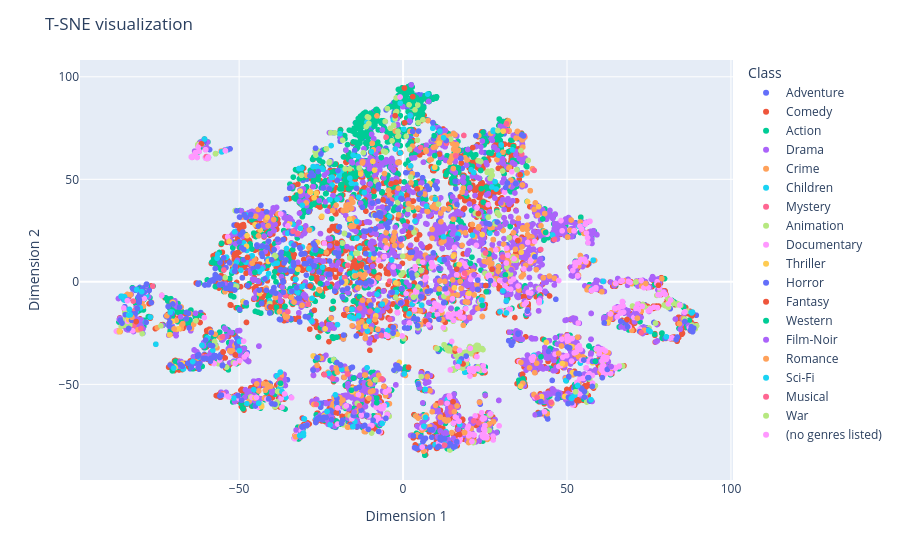

The cell this chart's notebook holds for it:
### Code cell
fig = px.scatter(df_tsne, x = 'Dim1', y= 'Dim2', color= 'Class')
fig.update_layout(
    title="T-SNE visualization",
    xaxis_title="Dimension 1",
    yaxis_title="Dimension 2",
)
fig.show()

### Figure 1 — Plotly figure (JSON) as saved in the notebook; plotly's stock layout.template omitted (floating-point values rounded to 4 significant figures; data arrays with more than 128 entries replaced by an {"elided": "..."} marker saying what was removed)
{"data": [{"hovertemplate": "Class=Adventure<br>Dim1=%{x}<br>Dim2=%{y}<extra></extra>", "legendgroup": "Adventure", "marker": {"color": "#636efa", "symbol": "circle"}, "mode": "markers", "name": "Adventure", "showlegend": true, "type": "scattergl", "x": {"elided": "653 float values"}, "xaxis": "x", "y": {"elided": "653 float values"}, "yaxis": "y"}, {"hovertemplate": "Class=Comedy<br>Dim1=%{x}<br>Dim2=%{y}<extra></extra>", "legendgroup": "Comedy", "marker": {"color": "#EF553B", "symbol": "circle"}, "mode": "markers", "name": "Comedy", "showlegend": true, "type": "scattergl", "x": {"elided": "2779 float values"}, "xaxis": "x", "y": {"elided": "2779 float values"}, "yaxis": "y"}, {"hovertemplate": "Class=Action<br>Dim1=%{x}<br>Dim2=%{y}<extra></extra>", "legendgroup": "Action", "marker": {"color": "#00cc96", "symbol": "circle"}, "mode": "markers", "name": "Action", "showlegend": true, "type": "scattergl", "x": {"elided": "1828 float values"}, "xaxis": "x", "y": {"elided": "1828 float values"}, "yaxis": "y"}, {"hovertemplate": "Class=Drama<br>Dim1=%{x}<br>Dim2=%{y}<extra></extra>", "legendgroup": "Drama", "marker": {"color": "#ab63fa", "symbol": "circle"}, "mode": "markers", "name": "Drama", "showlegend": true, "type": "scattergl", "x": {"elided": "2226 float values"}, "xaxis": "x", "y": {"elided": "2226 float values"}, "yaxis": "y"}, {"hovertemplate": "Class=Crime<br>Dim1=%{x}<br>Dim2=%{y}<extra></extra>", "legendgroup": "Crime", "marker": {"color": "#FFA15A", "symbol": "circle"}, "mode": "markers", "name": "Crime", "showlegend": true, "type": "scattergl", "x": {"elided": "537 float values"}, "xaxis": "x", "y": {"elided": "537 float values"}, "yaxis": "y"}, {"hovertemplate": "Class=Children<br>Dim1=%{x}<br>Dim2=%{y}<extra></extra>", "legendgroup": "Children", "marker": {"color": "#19d3f3", "symbol": "circle"}, "mode": "markers", "name": "Children", "showlegend": true, "type": "scattergl", "x": {"elided": "197 float values"}, "xaxis": "x", "y": {"elided": "197 float values"}, "yaxis": "y"}, {"hovertemplate": "Class=Mystery<br>Dim1=%{x}<br>Dim2=%{y}<extra></extra>", "legendgroup": "Mystery", "marker": {"color": "#FF6692", "symbol": "circle"}, "mode": "markers", "name": "Mystery", "showlegend": true, "type": "scattergl", "x": [31.57, 31.54, -23.99, -16.93, -13.21, 45.14, 36.17, 30.4, -8.136, 15.6, 18.65, -35.79, -0.9278, -4.112, -17.82, -10.05, -28.93, 36.99, -12.73, -81.92, 14.65, -35.13, -82.06, 16.06, 14.78, 20.31, -54.89, 38.94, -21.43, -3.459, -37.56, -13.25, -35.01, 20.62, 13.26, 22.84, 18.54, 7.614, 7.241, 5.4, -55.08, 7.828, -82.27, -70.42, -60.03, -61.34, -6.424, -5.184], "xaxis": "x", "y": [73.62, 77.11, -45.31, 8.065, -12.8, -58.68, 62.31, 12.07, 49.85, -63.1, 2.545, -6.742, 19.83, 0.3344, 1.988, -14.23, -11.02, 71.25, -62.26, -14.1, -63.43, -14.62, -21.16, 61.45, -4.243, -17.28, -54.55, 19.9, -47.07, 39.9, -47.73, 11.56, -18.04, -45.32, 67.52, -65.64, 71.39, -20.82, -19.61, 65.51, -26.72, 45.21, -9.408, -9.854, 61.06, -36.27, -47.36, 70.58], "yaxis": "y"}, {"hovertemplate": "Class=Animation<br>Dim1=%{x}<br>Dim2=%{y}<extra></extra>", "legendgroup": "Animation", "marker": {"color": "#B6E880", "symbol": "circle"}, "mode": "markers", "name": "Animation", "showlegend": true, "type": "scattergl", "x": {"elided": "298 float values"}, "xaxis": "x", "y": {"elided": "298 float values"}, "yaxis": "y"}, {"hovertemplate": "Class=Documentary<br>Dim1=%{x}<br>Dim2=%{y}<extra></extra>", "legendgroup": "Documentary", "marker": {"color": "#FF97FF", "symbol": "circle"}, "mode": "markers", "name": "Documentary", "showlegend": true, "type": "scattergl", "x": {"elided": "386 float values"}, "xaxis": "x", "y": {"elided": "386 float values"}, "yaxis": "y"}, {"hovertemplate": "Class=Thriller<br>Dim1=%{x}<br>Dim2=%{y}<extra></extra>", "legendgroup": "Thriller", "marker": {"color": "#FECB52", "symbol": "circle"}, "mode": "markers", "name": "Thriller", "showlegend": true, "type": "scattergl", "x": [-26.46, -34.61, -43.76, -2.209, -11.43, 30.54, -17.46, -24.76, -26.09, -48.8, 41.34, 37.96, -41.43, -47.75, -12.9, 24.16, 15.65, -15.32, 11.53, 57.79, -1.774, -16.94, 43.26, 15.98, -16.35, 48.58, -8.692, 20.07, -8.321, -11.44, 15.3, -55.91, -32.07, 51.46, -53.05, -41.11, 35.83, -17.74, 49.28, -70.18, -14.22, -31.38, -23.78, -28.24, -27.41, 9.68, -16.33, -47.59, 42.21, 17.13, -15.54, -8.99, -27.15, 6.469, -86.52, -9.208, -43.6, -57.72, 36.03, -69.51, 53.33, 62.49, -24.03, 51.64, -71.1, -68.5, -24.71, -71.16, -70.35, -71.23, 11.0, -67.34, -43.13, 8.222, -45.14, -70.16, 5.143, 43.72, 32.88, -83.69, 39.79, -45.14, -69.77, -1.156], "xaxis": "x", "y": [43.27, 28.49, -5.738, -0.5039, -21.66, 73.49, 0.08598, 31.98, 19.27, -9.695, 36.66, 39.18, 31.45, 17.3, 52.58, 23.09, -2.88, -51.97, -58.98, -39.48, -25.58, -70.83, -64.0, 37.06, -70.34, -39.79, 54.47, -5.563, -16.58, 6.36, 12.53, 1.499, 6.153, -31.57, 19.73, 10.03, -50.89, -0.9367, -55.92, -22.45, -52.61, 44.25, -22.96, 43.75, -36.17, 55.87, 30.64, 22.51, -55.93, 8.383, -53.59, 11.68, 40.98, -65.81, -24.22, 58.75, 25.29, -36.86, 14.43, -41.78, -44.76, -19.78, -65.21, -44.25, -25.79, -22.9, -66.44, -20.03, -19.26, -25.9, 67.54, -39.76, -60.84, 47.95, 27.84, -10.08, 45.8, -29.54, -29.21, -18.43, 13.11, -56.65, -41.35, -39.24], "yaxis": "y"}, {"hovertemplate": "Class=Horror<br>Dim1=%{x}<br>Dim2=%{y}<extra></extra>", "legendgroup": "Horror", "marker": {"color": "#636efa", "symbol": "circle"}, "mode": "markers", "name": "Horror", "showlegend": true, "type": "scattergl", "x": {"elided": "468 float values"}, "xaxis": "x", "y": {"elided": "468 float values"}, "yaxis": "y"}, {"hovertemplate": "Class=Fantasy<br>Dim1=%{x}<br>Dim2=%{y}<extra></extra>", "legendgroup": "Fantasy", "marker": {"color": "#EF553B", "symbol": "circle"}, "mode": "markers", "name": "Fantasy", "showlegend": true, "type": "scattergl", "x": [-12.56, -28.34, 35.71, 11.11, -20.11, 21.23, -3.641, 22.97, -81.39, -10.88, -40.28, -54.25, 27.15, 17.27, -61.47, -51.15, 16.38, 15.88, 35.01, -14.29, 68.3, -36.81, -20.35, 15.24, 77.9, -2.159, -28.44, 18.29, -50.63, 6.874, -47.45, -2.395, -45.24, -8.905, 6.896, 4.351, -6.085, 2.975, -54.86, 0.4625, 0.4221, 1.669], "xaxis": "x", "y": [8.597, -2.025, 52.21, 62.29, 18.78, 65.48, 47.83, 33.29, -19.38, -58.03, -12.29, -37.12, 6.129, -74.45, 67.33, -35.58, 6.206, -33.74, 20.12, 6.891, -18.38, -54.5, -63.83, -58.46, -1.668, 48.53, -23.08, -40.05, 27.67, -84.34, 11.97, 81.03, -50.95, 44.15, -19.23, 45.33, 39.94, 90.29, -34.28, 77.56, 94.53, -41.69], "yaxis": "y"}, {"hovertemplate": "Class=Western<br>Dim1=%{x}<br>Dim2=%{y}<extra></extra>", "legendgroup": "Western", "marker": {"color": "#00cc96", "symbol": "circle"}, "mode": "markers", "name": "Western", "showlegend": true, "type": "scattergl", "x": [-25.21, -6.62, -45.19, 26.15, -15.77, 31.21, 42.58, 20.51, -10.65, 43.49, -8.754, -8.038, -8.01, 52.61, 42.06, 58.67, 42.99, 24.17, -15.14, 6.624, 9.676, 9.496, -37.38], "xaxis": "x", "y": [-0.8132, 60.61, 4.585, 13.62, -52.86, 3.406, 30.68, 9.047, -49.82, 24.06, -47.83, -56.69, -58.97, -51.32, -36.56, -38.73, 20.37, -11.43, -46.95, -84.57, 61.54, 71.3, -49.46], "yaxis": "y"}, {"hovertemplate": "Class=Film-Noir<br>Dim1=%{x}<br>Dim2=%{y}<extra></extra>", "legendgroup": "Film-Noir", "marker": {"color": "#ab63fa", "symbol": "circle"}, "mode": "markers", "name": "Film-Noir", "showlegend": true, "type": "scattergl", "x": [-14.94, 29.83, 33.05, 29.6, 31.13, 21.66, -34.33, 7.614, 12.96, 63.45, 6.636, 71.17], "xaxis": "x", "y": [-63.46, 38.52, 5.863, 26.96, 0.9707, 3.416, 30.83, 11.65, -73.55, -41.3, -70.77, -15.6], "yaxis": "y"}, {"hovertemplate": "Class=Romance<br>Dim1=%{x}<br>Dim2=%{y}<extra></extra>", "legendgroup": "Romance", "marker": {"color": "#FFA15A", "symbol": "circle"}, "mode": "markers", "name": "Romance", "showlegend": true, "type": "scattergl", "x": [-10.4, -16.88, 43.98, -44.64, 39.93, 48.32, 6.297, -10.05, -82.68, -23.41, 15.43, -12.4, 47.44, -33.25, 50.18, -28.55, -13.67, -35.34, -46.05, 24.29, -8.558, -69.84, 15.66, 71.47, 74.06, 35.95, -14.51, 15.99, 73.58, 78.91, 13.81, -3.06, 2.436, -32.76, -7.672, 18.77, -72.05, -52.89], "xaxis": "x", "y": [-56.76, -70.84, -64.29, -49.78, -54.94, -31.3, -82.61, -49.63, -17.27, 14.38, 64.66, 57.95, -34.9, -9.853, 21.84, 25.27, -22.27, -17.1, 9.083, -7.469, -18.33, -22.97, -63.32, -17.72, -0.8107, -39.31, 2.877, -32.5, -23.57, 1.574, -67.43, 20.33, 48.29, -75.57, -23.14, -73.52, -16.57, -33.6], "yaxis": "y"}, {"hovertemplate": "Class=Sci-Fi<br>Dim1=%{x}<br>Dim2=%{y}<extra></extra>", "legendgroup": "Sci-Fi", "marker": {"color": "#19d3f3", "symbol": "circle"}, "mode": "markers", "name": "Sci-Fi", "showlegend": true, "type": "scattergl", "x": [-22.29, -13.68, 12.37, -49.47, -15.31, -83.69, -64.15, -15.24, 52.36, -28.71, -26.0, 87.87, 80.29, -6.354, 6.841, 88.02, 23.98, 31.52, -79.71, -30.36, -31.54, 1.863, -83.46, -83.2, -6.344, -49.92, -45.55, -70.98, -60.55, 53.24, -36.92, 51.35, 57.32, 30.41, -13.59, 6.34, -84.98, 12.35, 2.288, -30.08, -56.74, 7.51, -0.8463, 75.35, -20.65, -69.94, -30.37, -81.25, 3.637, -85.97, 31.55, 29.57, -44.02, -23.18, 74.92, 11.21, -51.64, -49.91, 7.155, 2.164, 17.12, 6.747], "xaxis": "x", "y": [40.09, 61.11, 21.95, 5.676, -70.66, -16.18, -38.88, 61.8, -55.35, 6.348, -59.6, -14.91, -26.82, -69.04, -66.11, -15.15, -8.909, -9.2, -4.782, -74.93, -74.99, -15.56, -13.41, -16.08, -10.85, -33.57, -52.56, -14.88, 69.66, -50.54, -53.5, -56.87, -57.51, -4.35, 41.28, -70.41, -8.876, 70.28, 56.59, -66.88, 11.55, 91.55, 87.11, -24.21, -55.1, -42.09, -73.76, -3.838, 29.6, -7.157, -15.19, -14.64, -59.19, -63.23, -23.62, 73.5, -56.71, -29.03, 36.88, 81.01, -39.09, -52.43], "yaxis": "y"}, {"hovertemplate": "Class=Musical<br>Dim1=%{x}<br>Dim2=%{y}<extra></extra>", "legendgroup": "Musical", "marker": {"color": "#FF6692", "symbol": "circle"}, "mode": "markers", "name": "Musical", "showlegend": true, "type": "scattergl", "x": [25.15, 18.78, -33.56, -13.28, 39.98, -26.48, -32.06, 46.19, 72.63, -79.96, -4.043, 40.86, 21.54, 12.68, -54.65, 14.52, -76.31, 11.46, 41.99, 23.09, -6.682, -16.94, -59.98], "xaxis": "x", "y": [14.07, 4.213, 24.67, -60.41, 54.36, -59.8, 23.58, 20.67, -24.81, -22.77, -18.35, -56.35, -67.83, -79.6, 5.779, -61.26, -2.102, -58.88, 15.78, -68.82, -26.12, -44.95, 61.05], "yaxis": "y"}, {"hovertemplate": "Class=War<br>Dim1=%{x}<br>Dim2=%{y}<extra></extra>", "legendgroup": "War", "marker": {"color": "#B6E880", "symbol": "circle"}, "mode": "markers", "name": "War", "showlegend": true, "type": "scattergl", "x": [3.19, 4.565, -8.456, 52.62], "xaxis": "x", "y": [-7.464, -2.529, -47.81, -53.61], "yaxis": "y"}, {"hovertemplate": "Class=(no genres listed)<br>Dim1=%{x}<br>Dim2=%{y}<extra></extra>", "legendgroup": "(no genres listed)", "marker": {"color": "#FF97FF", "symbol": "circle"}, "mode": "markers", "name": "(no genres listed)", "showlegend": true, "type": "scattergl", "x": [16.65, -60.63, -0.9158, -84.1, -53.39, -36.93, -53.18, 7.777, 16.34, -47.68, -64.58, 24.46, -35.11, -19.95, 65.32, 77.59, 43.15, -44.71, -36.14, 17.22, -59.68, 22.54, -62.47, -85.18, -64.58, 15.94, -59.41, 56.99, -62.79, -54.18, 20.48, 71.53, 5.821, -48.64], "xaxis": "x", "y": [-41.31, -17.42, 90.14, -9.187, -55.91, -61.17, -56.09, -20.94, 3.443, -35.39, 60.95, -41.01, 27.29, -61.47, -17.08, -12.57, -63.33, -56.37, -54.67, -33.43, 60.17, -36.52, 65.62, -12.75, 60.95, -65.92, 60.83, 29.53, 60.7, 63.95, -32.44, -10.86, -80.57, -28.92], "yaxis": "y"}], "layout": {"legend": {"title": {"text": "Class"}, "tracegroupgap": 0}, "margin": {"t": 60}, "title": {"text": "T-SNE visualization"}, "xaxis": {"anchor": "y", "domain": [0, 1], "title": {"text": "Dimension 1"}}, "yaxis": {"anchor": "x", "domain": [0, 1], "title": {"text": "Dimension 2"}}}}
